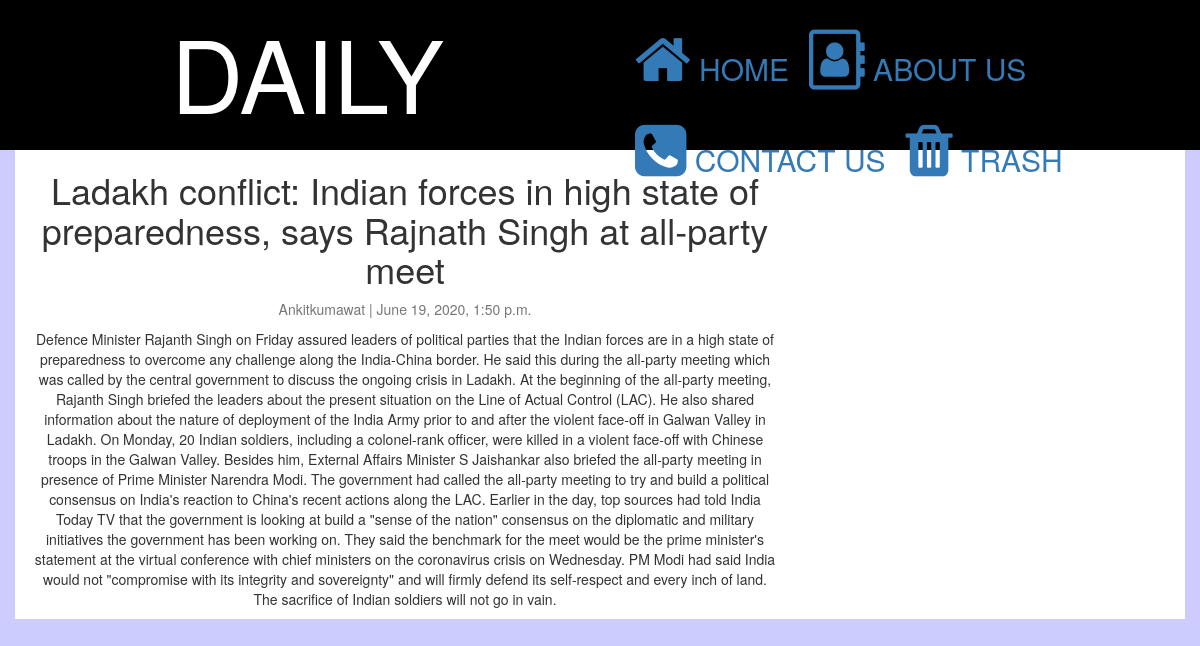
Screenshot of /ladakh-conflict-indian-forces-high-state-preparedness-says-rajnath-singh-all-party-meet with the database file from the repository.
### website/models.py (models this page shows, shortened)
class blog(models.Model):
    title = models.CharField(max_length=200, unique=True)
    slug = models.SlugField(max_length=200, unique=True)
    author = models.ForeignKey(User, on_delete= models.CASCADE,related_name='blog_posts')
    updated_on = models.DateTimeField(auto_now= True)
    content = models.TextField()
    created_on = models.DateTimeField(auto_now_add=True)
    status = models.IntegerField(choices=STATUS, default=0)
    class Meta:
        ordering = ['-created_on']

### website/views.py (the view)
# urls.py: path('<slug:slug>',views.post_detail,name="post_detail"),
def post_detail(request, slug):
    post = get_object_or_404(blog, slug=slug)
    return render(request, 'post_detail.html', {'check': post})

### template/post_detail.html (shortened to what this page needs)
<!DOCTYPE html>
{% load static %}
<html>
<head>
     <link rel="stylesheet" href="https://maxcdn.bootstrapcdn.com/bootstrap/3.4.1/css/bootstrap.min.css">
  	<link rel="stylesheet" href="https://cdnjs.cloudflare.com/ajax/libs/font-awesome/4.7.0/css/font-awesome.min.css">
	<link rel="stylesheet" type="text/css" href="{% static 'css/css1.css' %}">
</head>
<body>
	<div class="container-fluid">
		<div class="row">
			<div class="col-lg-12 head">
				<div class="col-lg-6">
					<p class="id1">DAILY JOURNAL</p>
				</div>
				<div class="icon-bar col-lg-6 ">
					<a href="{% url 'blog' %}"><i class="fa fa-home fa-2x"></i>&nbsp;HOME</a>
					<a href="{% url 'about' %}"><i class="fa fa-address-book-o fa-2x"></i>&nbsp;ABOUT US</a>
					<a href="{% url 'contact' %}"><i class="fa fa-phone-square fa-2x"></i>&nbsp;CONTACT US</a>
					<a href="{% url 'trash' %}"><i class="fa fa-trash fa-2x"></i>&nbsp;TRASH</a>
				</div>
			</div>
		</div>
<div class="container form1">
  <div class="row">
    <div class="col-md-8 card mb-4  mt-3 left  top">
      <div class="card-body">
           <h1>{% block title %} {{ check.title }} {% endblock title %}</h1>
        <p class=" text-muted">{{ check.author }} | {{ check.created_on }}</p>
        <p class="card-text ">{{ check.content | safe }}</p>
      </div>
    </div>
  </div>
</div>
</body>
</html>

### static/css/css1.css (style rules this page uses)
body { background-color: #ccccff; }
.head { width: 100%; height: 150px; background-color: black; }
.id1 { font-size: 100px; text-align: center; color: white; }
.icon-bar { text-align: center; }
.icon-bar a { float: left; padding-top: 30px; padding-left: 20px; font-size: 30px; }
.form1 { width:100%; height:100%; background-color:white; text-align:center; }

### rows the page displays
blog: title "Ladakh conflict: Indian forces in high state of preparedness, says Rajnath Singh at all-party meet", author "Ankitkumawat", created_on "June 19, 2020, 1:50 p.m.", content "Defence Minister Rajanth Singh on Friday assured leaders of political parties that the Indian forces are in a high state of preparedness to overcome any challenge along the India-China border. He said this during the all-party meeting which was called by the central government to discuss the ongoing crisis in Ladakh. At the beginning of the all-party meeting, Rajanth Singh briefed the leaders about the present situation on the Line of Actual Control (LAC). He also shared information about the nature of deployment of the India Army prior to and after the violent face-off in Galwan Valley in Ladakh. On Monday, 20 Indian soldiers, including a colonel-rank officer, were killed in a violent…"
